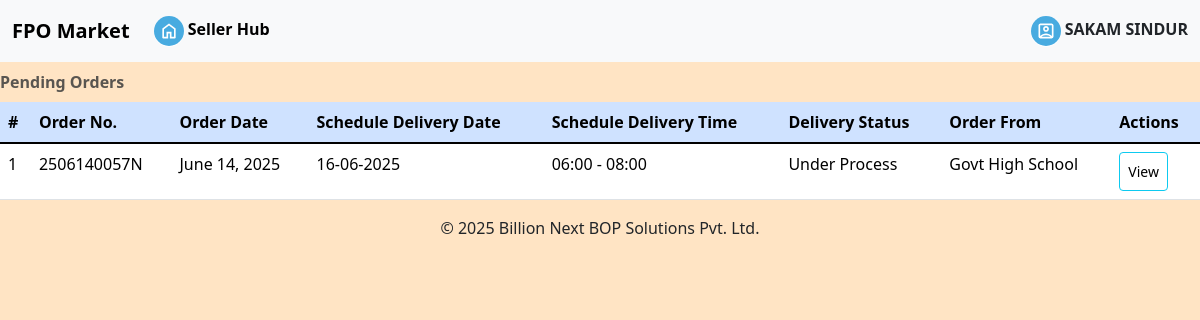
The page /accounts/pendingorders/ (signed in) on the database as committed earlier.
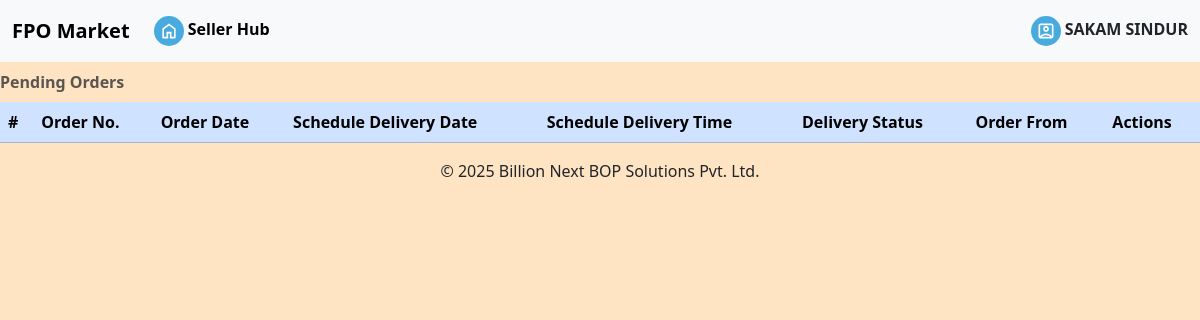
The same page on the database as committed later.
### omsapp/models.py (models this page shows, shortened)
class Order(Model):
    orderID = AutoField(primary_key=True)
    orderNo = CharField(max_length=11)
    orderDate = DateField(auto_now_add=True)
    orderStatus = CharField(max_length=25, default='Pending Order')
    orderAmount = FloatField()
    orderGSTAmount = FloatField()
    orderDeduction = FloatField()
    orderTransportation = FloatField(default=0)
    orderGrandTotal = FloatField()
    schDeliveryDate = CharField(max_length=10, default=None, null=True)
    schDeliveryTime = CharField(max_length=10, default=None, null=True)
    remark = CharField(max_length=20, default=None, null=True)
    userID = ForeignKey(CustomUser, on_delete=CASCADE, related_name='customer')#customer who ordered
    orderNote = CharField(max_length=200, null=True, blank=True)
    paymentMode = IntegerField(blank=True, null=True)#whether cod-1, institutional credit-2 or online-3
    paymentStatus=BooleanField(blank=True, null=True)#true:complete, false:incomplete, none:incomplete
    paymentDate=DateTimeField(blank=True, null=True)#datetime of the paytment made during delivery
    paymentRefNo=CharField(max_length=50, blank=True, null=True)#reference number for online transactions

### omsapp/views.py (the view)
# urls.py: path('pendingorders/', views.pending_orders, name='pendingorders'),
def pending_orders(request):
     if request.user.is_authenticated:
        query = f"SELECT DISTINCT orderNo, orderDate, schDeliveryDate, schDeliveryTime, A.orderStatus, first_name, orderID FROM omsapp_order AS A INNER JOIN omsapp_orderdetails AS B ON A.orderID=B.orderID_id AND A.orderStatus='Under Process' INNER JOIN omsapp_item AS C ON B.itemID_id=C.itemID AND C.userID_id={request.user.id} INNER JOIN omsapp_customuser AS D ON D.id=A.userID_id"
        with connection.cursor() as cursor:
            cursor.execute(query)
            pending_orders = cursor.fetchall()
            user_name = request.user.last_name
        context = {'pending_orders': pending_orders, 'login_user':user_name}
        return render(request, 'orders_pending.html', context=context)

### omsapp/templates/orders_pending.html
{% extends 'profile.html' %}
{% block orders_pending %}
    <table class="table table-primary table-hover caption-top" id="allOrdersTable">
        <caption><strong>Pending Orders</strong></caption>
        <thead>
        <tr>
            <th scope="col">#</th>
            <th scope="col">Order No.</th>
            <th scope="col">Order Date</th>
            <th scope="col">Schedule Delivery Date</th>
            <th scope="col">Schedule Delivery Time</th>
            <th scope="col">Delivery Status</th>
            <th scope="col">Order From</th>
            <th scope="col">Actions</th>
        </tr>
        </thead>
        <tbody class="table table-hover table-group-divider">
            {% for order in pending_orders %}
            <tr>
                <td>{{forloop.counter}}</td>
                <td>
                    {{order.0}}
                </td>
                <td>
                    {{order.1}}
                </td>
                <td>
                    {{order.2}}
                </td>
                <td>
                    {{order.3}}
                </td>
                <td>
                    {{order.4}}
                </td>
                <td>
                    {{order.5}}
                </td>
                <td>
                    <a class="btn btn-info btn-sm" href="{% url 'receivedorderdetails' order.6 %}">View</a>
                </td>
            </tr>
            {% endfor %}
        </tbody>
    </table>
{% endblock %}

Rows that differ between the two databases and show on the page:
removed Order: orderNo "2506140057N", orderDate "June 14, 2025", schDeliveryDate "16-06-2025", schDeliveryTime "06:00 - 08:00", orderStatus "Under Process", order "Govt High School"
